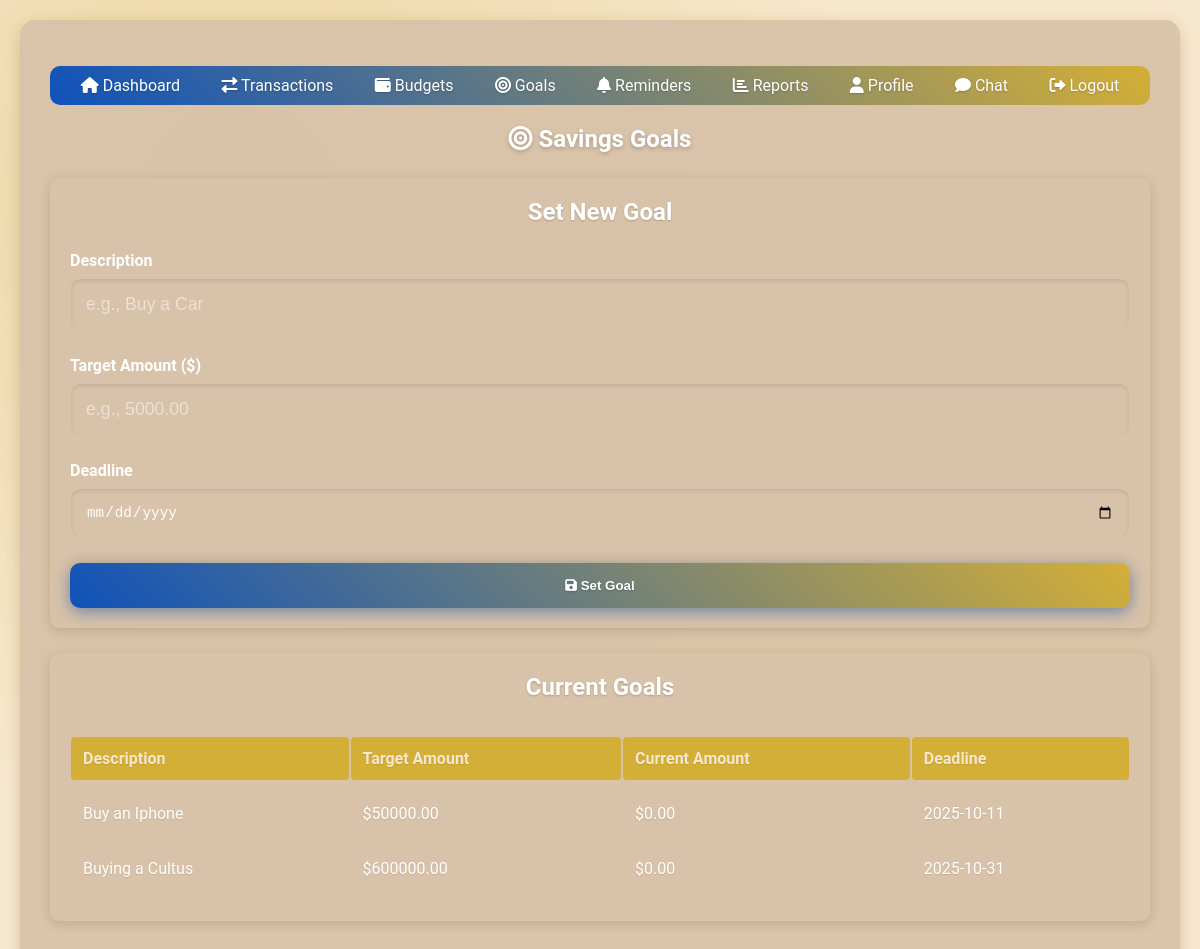
The app's page /goals (signed in) with its own data.
### tables this page shows
CREATE TABLE goals (
        id INTEGER PRIMARY KEY AUTOINCREMENT,
        user_id INTEGER,
        description TEXT,
        target_amount REAL,
        current_amount REAL,
        deadline TEXT,
        FOREIGN KEY (user_id) REFERENCES users(id)
    );

### app.py (the view)
@app.route('/goals')
@login_required
def goals():
    conn = sqlite3.connect('smartfinance.db')
    c = conn.cursor()
    c.execute('SELECT description, target_amount, current_amount, deadline FROM goals WHERE user_id = ?', (current_user.id,))
    goals = c.fetchall()
    conn.close()
    return render_template('goals.html', goals=goals)

### app.py (called while the page is built)
@login_manager.user_loader
def load_user(user_id):
    conn = sqlite3.connect('smartfinance.db')
    c = conn.cursor()
    c.execute('SELECT id, username, is_admin, age, occupation, income, location, financial_goals_summary, profile_picture FROM users WHERE id = ?', (user_id,))
    user_data = c.fetchone()
    conn.close()
    if user_data:
        return User(id=user_data[0], username=user_data[1], is_admin=user_data[2], age=user_data[3], occupation=user_data[4],
                   income=user_data[5], location=user_data[6], financial_goals_summary=user_data[7], profile_picture=user_data[8])
    return None

### Templates/goals.html (shortened to what this page needs)
{% extends "base.html" %}
   {% block content %}
       <h2><i class="fas fa-bullseye"></i> Savings Goals</h2>
       <div class="card">
           <h3>Set New Goal</h3>
           <form method="POST" action="{{ url_for('set_goal') }}" class="form-slide">
               <div class="form-group">
                   <label for="description">Description</label>
                   <input type="text" id="description" name="description" required placeholder="e.g., Buy a Car">
               </div>
               <div class="form-group">
                   <label for="target_amount">Target Amount ($)</label>
                   <input type="number" id="target_amount" name="target_amount" step="0.01" required placeholder="e.g., 5000.00">
               </div>
               <div class="form-group">
                   <label for="deadline">Deadline</label>
                   <input type="date" id="deadline" name="deadline" required>
               </div>
               <button type="submit" class="glow-button"><i class="fas fa-save"></i> Set Goal</button>
           </form>
       </div>
       <div class="card">
           <h3>Current Goals</h3>
           {% if goals %}
               <table>
                   <tr><th>Description</th><th>Target Amount</th><th>Current Amount</th><th>Deadline</th></tr>
                   {% for g in goals %}
                       <tr>
                           <td>{{ g[0] }}</td>
                           <td>${{ "%.2f" % g[1] }}</td>
                           <td>${{ "%.2f" % g[2] }}</td>
                           <td>{{ g[3] }}</td>
                       </tr>
                   {% endfor %}
               </table>
           {% else %}
               <p>No goals set yet.</p>
           {% endif %}
       </div>
   {% endblock %}

### static/style.css (style rules this page uses)
body { font-family: 'Roboto', sans-serif; margin: 0; padding: 20px; background: #f7e7ce; color: #ffffff; min-height: 100vh; display: flex; justify-content: center; align-items: center; background-image: radial-gradient(circle at 20% 20%, rgba(212, 175, 55, 0.3) 0%, transparent 50%); }
h1, h2, h3 { color: #ffffff; text-align: center; margin-bottom: 25px; text-shadow: 0 2px 4px rgba(0, 0, 0, 0.2); }
.form-slide { display: flex; flex-direction: column; gap: 25px; }
.form-group { margin-bottom: 0; text-align: left; position: relative; }
label { display: block; font-weight: 600; color: #ffffff; margin-bottom: 8px; transition: color 0.3s ease; }
input, select { padding: 15px; width: 100%; border: 1px solid #d9c2a9; border-radius: 10px; box-sizing: border-box; font-size: 1.1em; background: rgba(217, 194, 169, 0.8); color: #ffffff; transition: all 0.4s ease; box-shadow: inset 0 2px 4px rgba(0, 0, 0, 0.1); }
input::placeholder { color: rgba(255, 255, 255, 0.5); }
button, .glow-button { background: linear-gradient(45deg, #0f52ba, #d4af37); color: #ffffff; font-weight: bold; padding: 15px; border: none; border-radius: 10px; cursor: pointer; transition: all 0.5s ease; box-shadow: 0 4px 15px rgba(15, 82, 186, 0.5), 0 0 10px rgba(212, 175, 55, 0.3); position: relative; overflow: hidden; text-shadow: 0 1px 2px rgba(0, 0, 0, 0.2); }
.glow-button::after { content: ''; position: absolute; top: 50%; left: 50%; width: 0; height: 0; background: rgba(255, 255, 255, 0.2); border-radius: 50%; transform: translate(-50%, -50%); transition: width 0.6s ease, height 0.6s ease; }
.card { background: rgba(217, 194, 169, 0.95); padding: 20px; margin-bottom: 25px; border-radius: 10px; box-shadow: 0 4px 12px rgba(0, 0, 0, 0.1), 0 0 10px rgba(212, 175, 55, 0.2); animation: fadeInUp 1s ease-out; }
.card h3 { margin-top: 0; font-size: 1.5em; color: #ffffff; text-shadow: 0 1px 2px rgba(0, 0, 0, 0.2); }
table { width: 100%; border-collapse: separate; border-spacing: 0 10px; margin-top: 15px; }
th, td { padding: 12px; text-align: left; background: rgba(217, 194, 169, 0.95); border-radius: 5px; border: 1px solid #d9c2a9; color: #ffffff; text-shadow: 0 1px 1px rgba(0, 0, 0, 0.1); }
th { background: #d4af37; color: #f7e7ce; font-weight: 700; }

### records on screen
goals: description "Buy an Iphone", target_amount "50000.00", current_amount "0.00", deadline "2025-10-11"
goals: description "Buying a Cultus", target_amount "600000.00", current_amount "0.00", deadline "2025-10-31"
